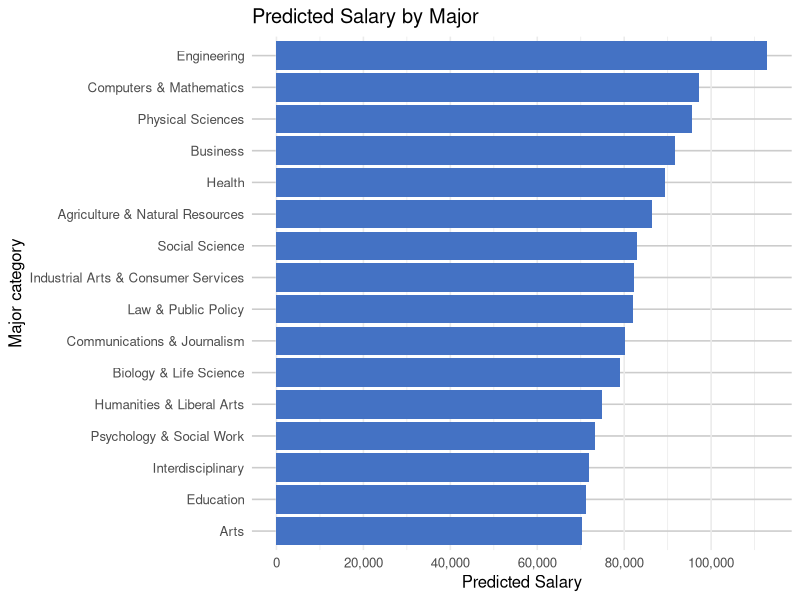
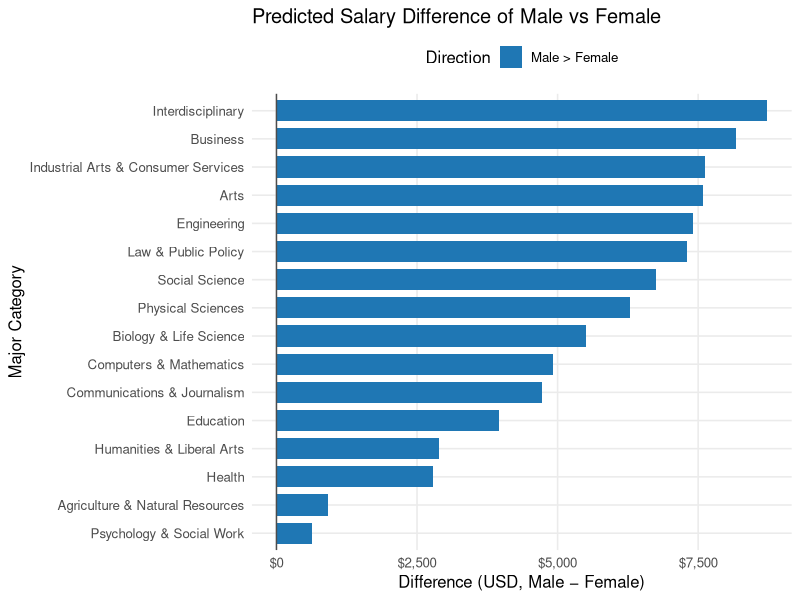
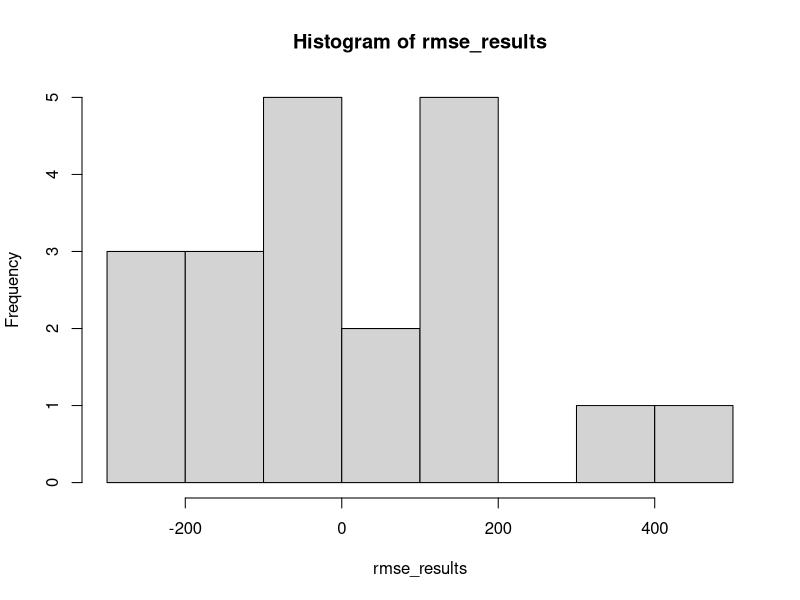
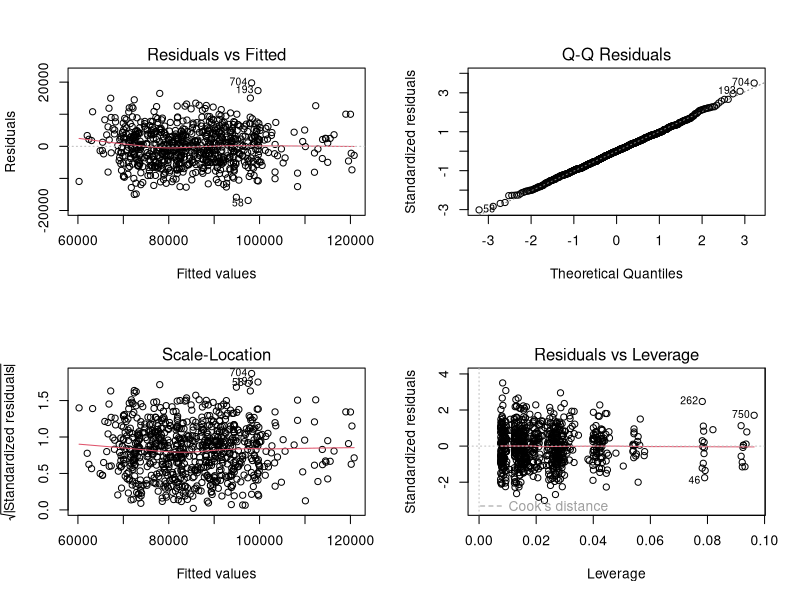

Write the R code that produced these figures, in order.
## ---- chunk 1

#library for data cleaning and graphs

library(tidyverse)

## ---- chunk 2

# reading in data and creating factors
sal_df <- vroom::vroom("Salary.csv")

sal_df <- sal_df |>
  mutate(
    MajorCategory = factor(MajorCategory),
    Sex = factor(Sex)
  )

# creating a linear model. Salary predicted my Major, GPA and sex. No interaction
sal_lm<-lm(Salary~ .,sal_df)
#linear model that includes an interaction between GPA and MajorCategory
sal_lm_int_GPA_MAJ  <- lm(Salary ~ GPA * MajorCategory + Sex, data = sal_df)

head(sal_df)
## ---- chunk 3


# 1) Pull GPA beta (estimate) and p-value from the summary object
smry <- summary(sal_lm)
coef_mat <- smry$coefficients

gpa_estimate <- coef_mat["GPA", "Estimate"]
gpa_pvalue   <- coef_mat["GPA", "Pr(>|t|)"]

# 2) Confidence interval (default 95%)
gpa_ci <- confint(sal_lm, "GPA", level = 0.95)

# Print nicely
cat("GPA beta (Estimate):", round(gpa_estimate, 4), "\n")
cat("GPA p-value        :", signif(gpa_pvalue, 4), "\n")
cat("GPA 95% CI         : [",
    round(gpa_ci[1], 4), ", ", round(gpa_ci[2], 4), "]\n", sep = "")


## ---- chunk 4

# Recommended contrasts for Type III tests
options(contrasts = c("contr.sum", "contr.poly"))
car::Anova(sal_lm_int_GPA_MAJ, type = 3)
## ---- chunk 5

# code to perform f-test between base lm, and an lm that doesn't include Major
print(anova(sal_lm, lm(Salary~ -MajorCategory,sal_df)))

# we see that major is significant, so now we view the summary of the model with major.
summary(sal_lm)

maj_df <- expand.grid(Sex = "F", GPA = 3.5, MajorCategory = unique(sal_df$MajorCategory))

maj_preds <- predict(sal_lm, new_data = as.data.frame(maj_df))

## ---- chunk 6

# make df for diff majors holding constant of female w/ 3.5 GPA
maj_df <- expand.grid(Sex = "F", GPA = 3.5, MajorCategory = unique(sal_df$MajorCategory))

# predict salaries for diff majors
maj_preds <- predict(sal_lm, newdata = maj_df)




## ---- chunk 7

# Ensure you used the correct arg for base R lm
maj_preds <- predict(sal_lm, newdata = maj_df, se.fit = TRUE)

# Bind predictions back to maj_df
plot_df <- maj_df %>%
  mutate(
    .pred = maj_preds$fit,
  ) %>%
  # Order majors by predicted value for a nicer chart
  mutate(MajorCategory = reorder(MajorCategory, .pred))

library(scales)

ggplot(plot_df, aes(x = MajorCategory, y = .pred)) +
  geom_col(fill = "#4472C4") +
  coord_flip() +  # if you prefer horizontal bars (often easier to read)
  scale_y_continuous(
    breaks = scales::breaks_pretty(n = 5),      # more ticks
    minor_breaks = waiver(),                     # add minor gridlines
    labels = label_number(big.mark = ",")        # or label_dollar() if these are $ values
    # e.g., labels = label_dollar(accuracy = 1)
  ) +
  theme_minimal(base_size = 12) +
  theme(
    panel.grid.minor.y = element_line(color = "grey85"),  # emphasize minor gridlines
    panel.grid.major.y = element_line(color = "grey80")
  ) +
  labs(x = "Major category", y = "Predicted Salary", title = "Predicted Salary by Major")
## ---- chunk 8
sal_lm_sex_major <- lm(
  Salary ~ GPA + Sex * MajorCategory,
  data = sal_df
)

summary(sal_lm_sex_major)

## ---- chunk 9
library(dplyr)
library(tidyr)

# Ensure factors in newdata match the model's training data
# If your model used Sex = c("Female","Male"), adjust the levels/labels accordingly.
maj_df <- expand.grid(
  MajorCategory = levels(sal_df$MajorCategory),
  Sex           = c("F", "M"),
  GPA           = 3.5,
  KEEP.OUT.ATTRS = FALSE,
  stringsAsFactors = FALSE
) %>%
  arrange(MajorCategory, Sex) %>%                 # ensure (Major, then F, then M)
  mutate(
    MajorCategory = factor(MajorCategory, levels = levels(sal_df$MajorCategory)),
    Sex = factor(Sex, levels = levels(sal_df$Sex)) # IMPORTANT: match model levels
  )

# Predict for each row
maj_df$pred <- predict(sal_lm_sex_major, newdata = maj_df)

# Pivot to get columns pred_F and pred_M, then compute Male - Female
major_diffs <- maj_df %>%
  select(MajorCategory, Sex, pred) %>%
  tidyr::pivot_wider(names_from = Sex, values_from = pred, names_prefix = "pred_") %>%
  mutate(diff_M_minus_F = pred_M - pred_F) %>%
  arrange(MajorCategory)

major_diffs
## ---- chunk 10
library(ggplot2)
library(dplyr)

# If you want to sort majors by the size of the difference:
major_diffs_plot <- major_diffs %>%
  mutate(
    # order by diff (largest positive at top after coord_flip)
    MajorCategory = reorder(MajorCategory, diff_M_minus_F),
    # color bars by direction of gap
    sign = ifelse(diff_M_minus_F >= 0, "Male > Female", "Female > Male")
  )

ggplot(major_diffs_plot, aes(x = MajorCategory, y = diff_M_minus_F, fill = sign)) +
  geom_col(width = 0.75) +
  geom_hline(yintercept = 0, color = "gray30") +
  coord_flip() +
  scale_fill_manual(values = c("Male > Female" = "#1f77b4", "Female > Male" = "#d62728")) +
  labs(
    title = "Predicted Salary Difference of Male vs Female",
    x = "Major Category",
    y = "Difference (USD, Male − Female)",
    fill = "Direction"
  ) +
  scale_y_continuous(labels = scales::label_dollar()) +
  theme_minimal(base_size = 12) +
  theme(
    panel.grid.minor = element_blank(),
    legend.position = "top"
  )
## ---- chunk 11

# linear model using all predictors and no interactions. As seen above, just defined again for clarity
sal_lm<-lm(Salary~ .,sal_df)

# linear model using all predictors and interactions found to be significant:
sal_interaction_lm <- lm(Salary ~ MajorCategory * Sex + MajorCategory * GPA, data = sal_df)



# par(mfrow = c(2,2))
# plot(sal_interaction_lm)

# function to perform k-fold cv for a single fold.
# take input of k, the kth fold
# calculates rmse for the models with and without interactions
# returns difference of rmse of the 2

cross_validate <- function(k){
  val_set <- sal_df |> filter(folds == k)
  train_set <- sal_df |> filter(folds != k)
  
  preds_1 <- predict.lm(lm(Salary ~ MajorCategory * Sex + MajorCategory * GPA, data = train_set),
            newdata = val_set)
  rmse_1 <- sqrt(mean((preds_1 - val_set[["Salary"]])^2))
  
  preds_2 <- predict.lm(lm(Salary ~ MajorCategory + Sex + GPA, data = train_set),
            newdata = val_set)
  rmse_2 <- sqrt(mean((preds_2 - val_set[["Salary"]])^2))
  
  rmse_1 - rmse_2
}

K <- 20

# randomly creates partitions for folds
folds <- rep(1:K, length = nrow(sal_df))|>
  sample()


rmse_results <- sapply(1:K, FUN = cross_validate)

# results of k-fold validation comparison
print(summary(rmse_results))
hist(rmse_results)



## ---- chunk 12

# function similar to above
#instead of finding difference, just calclates rmse for 1 and returns it
cross_validate_one <- function(k){
  val_set <- sal_df |> filter(folds == k)
  train_set <- sal_df |> filter(folds != k)
  
  preds <- predict.lm(lm(Salary ~ Sex + MajorCategory + GPA, data = train_set),
            newdata = val_set)
  sqrt(mean((preds - val_set[["Salary"]])^2))
}

K <- 20

# see above cell
folds <- rep(1:K, length = nrow(sal_df))|>
  sample()


rmse_results <- sapply(1:K, FUN = cross_validate_one)

# statistics from k_folds
print(sd(sal_df[["Salary"]]))
print(mean(rmse_results))
print(summary(rmse_results))
## ---- chunk 13
set.seed(545)

# randomly selecting a person from the df
pick <- sample(1:length(sal_df$Salary),1)

# gets explanatory variables for that person
info <- as.data.frame(sal_df)[pick,2:4]

#makes prediction for salary
prediction <- predict(sal_lm, info)

#prints explanatory variables, and also difference between prediciton and actual salary.
print(info)
print(prediction - sal_df$Salary[pick])
## ---- chunk 14

# creates a plot of various lm assumptions
par(mfrow = c(2,2))
plot(sal_lm)

